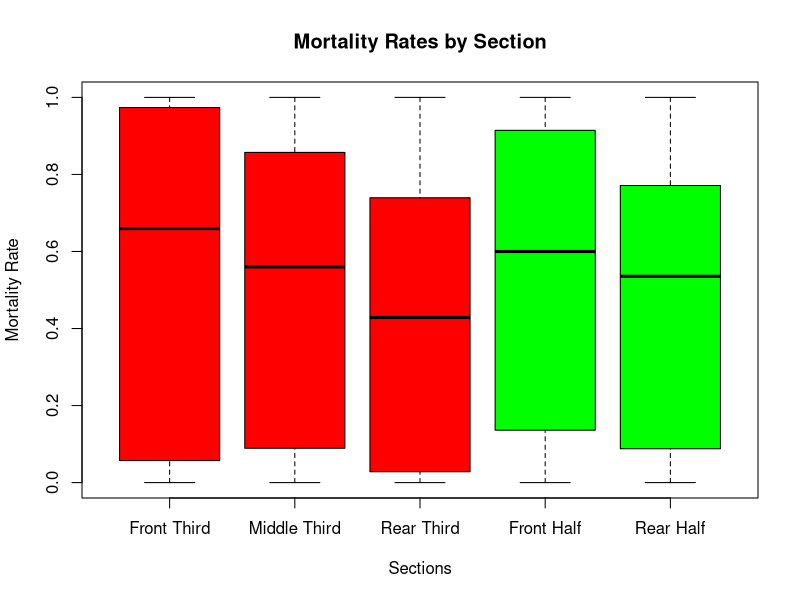
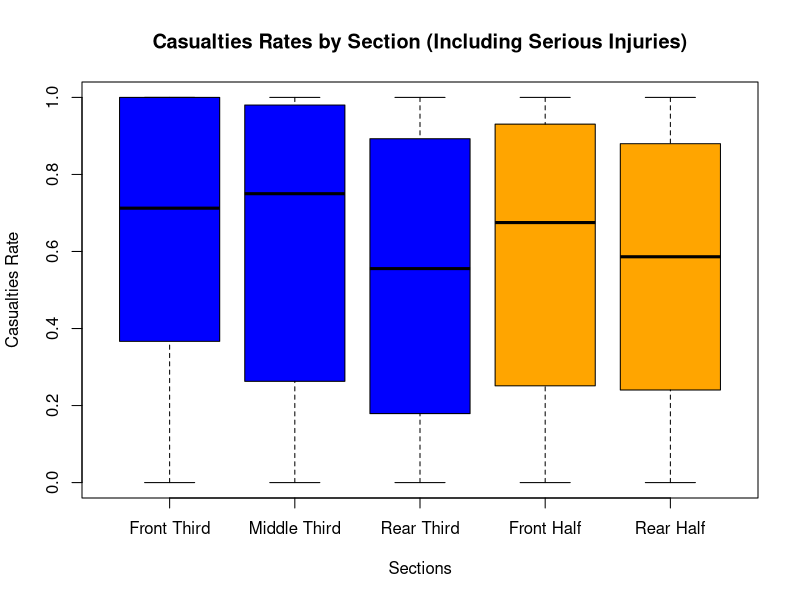
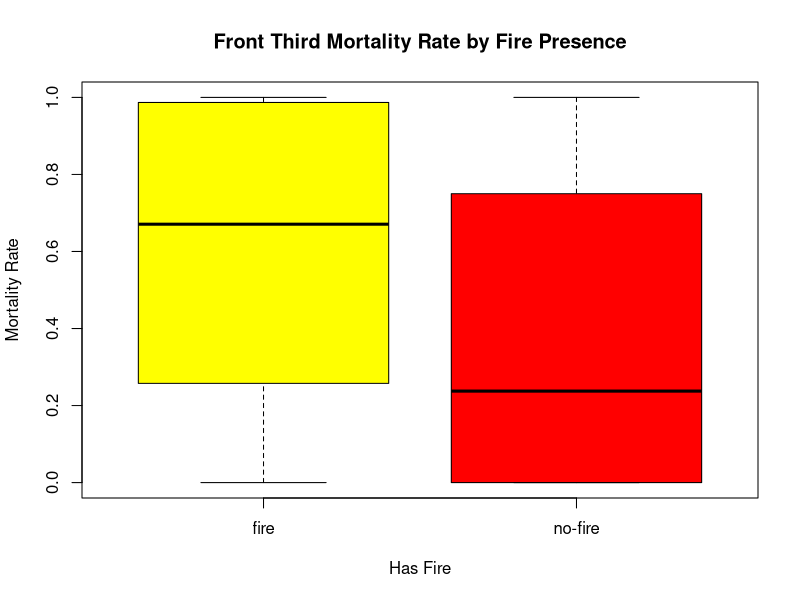
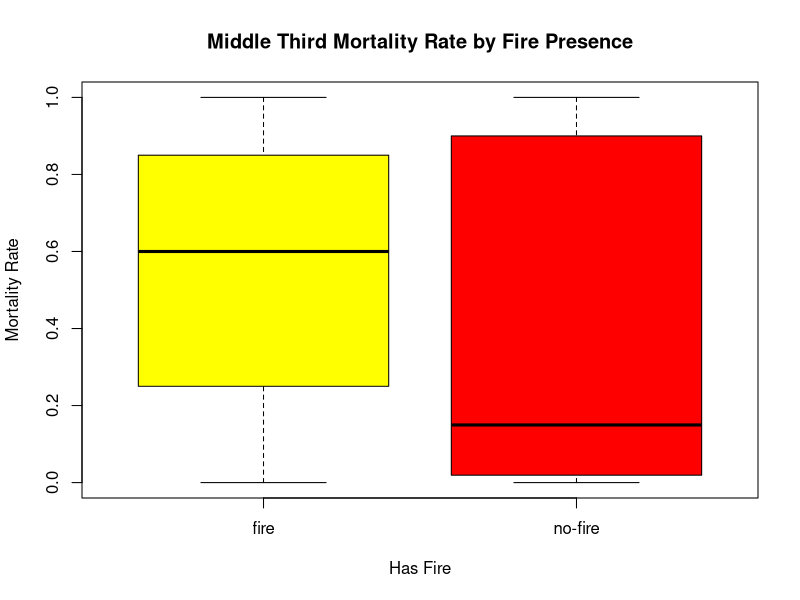
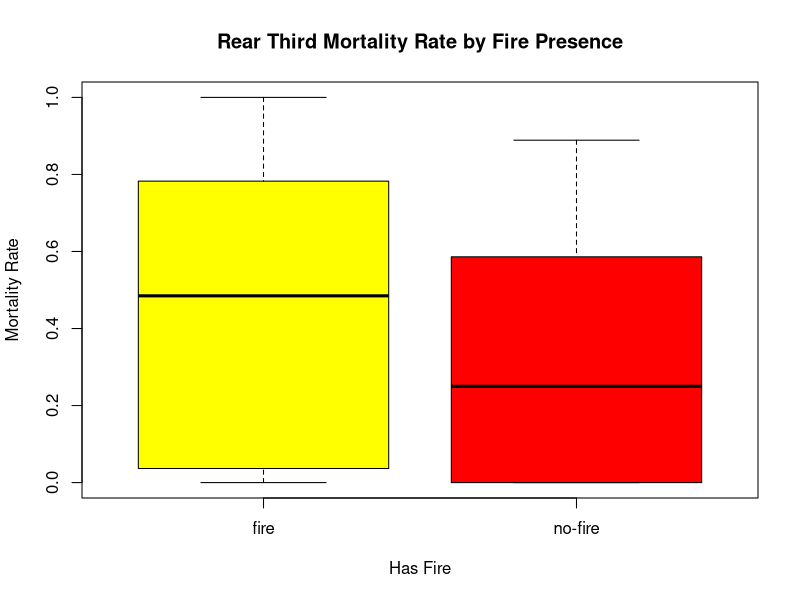
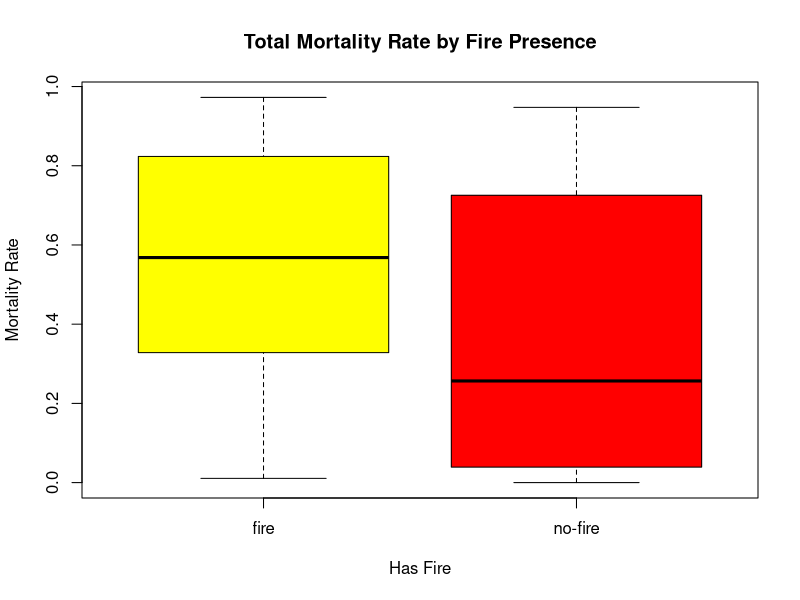
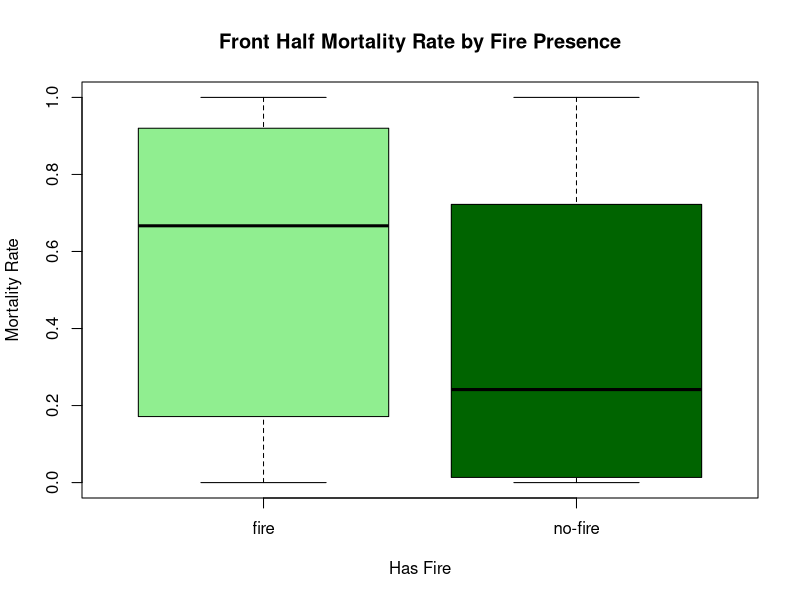
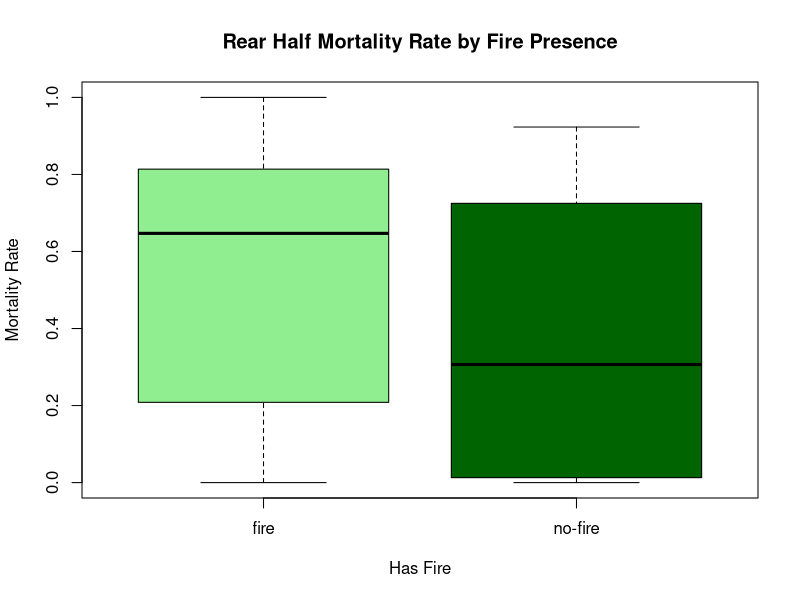

Here is the R script that generated these plots, in order:
## ---- chunk 1
knitr::opts_chunk$set(echo = TRUE)
## ---- chunk 2

data <- read.csv("AllCREEP_cleaned.csv")
# trasform the variables that are categorical into factors
data$fonte <- as.factor(data$fonte)
data$PhaseOfFlight <- as.factor(data$PhaseOfFlight)
data$Time <- as.factor(data$Time)
data$Place <- as.factor(data$Place)
data$HasFire <- as.factor(data$HasFire)
data$Environment <- as.factor(data$Environment)
data$Energy_absorption <- as.factor(data$Energy_absorption)





str(data)
summary(data)
#> data <- read.csv("Aerei_Final.csv")
## 'data.frame': 47 obs. of 26 variables:
## $ Airline : chr "Singapore Airlines" "British Airtours" "British Midland" "China Airlines"
## $ NumVolo : int 6 28 92 120 123 129 140 148 191 204 ...
## $ X1.terzo.lievi : int 17 36 0 0 0 4 0 0 0 3 ...
## $ X1.terzo.gravi : int 2 0 11 0 0 0 0 0 0 0 ...
## $ X1.terzo.morti : int 15 0 22 0 136 14 18 16 55 33 ...
## $ X2.terzo.lievi : int 1 30 4 5 0 5 7 1 0 25 ...
## $ X2.terzo.gravi : int 15 0 30 0 0 0 0 0 8 0 ...
## $ X2.terzo.morti : int 64 16 13 8 214 60 139 34 51 1 ...
## $ X3.terzo.lievi : int 26 10 0 5 36 24 0 8 10 29 ...
## $ X3.terzo.gravi : int 17 0 27 0 0 0 0 0 7 0 ...
## $ X3.terzo.morti : int 0 36 11 21 109 43 91 30 16 0 ...
## $ X1.meta.lievi : int 17 56 32 3 0 7 7 1 0 7 ...
## $ X1.meta.gravi : int 3 0 0 0 0 0 0 0 1 0 ...
## $ X1.meta.morti : int 41 8 34 6 226 23 95 36 79 35 ...
## $ X2.meta.lievi : int 26 20 39 7 4 26 0 7 10 46 ...
## $ X2.meta.gravi : int 31 0 0 0 0 0 0 0 14 0 ...
## $ X2.meta.morti : int 34 44 13 23 225 90 145 46 48 0 ...
## $ fonte : chr "W" "W" "W" "W" ...
## $ PhaseOfFlight : chr "Takeoff" "Takeoff" "Landing" "Landing" ...
## $ Time : chr "Night" "Day" "Night" "Day" ...
2
## $ Place : chr "Airport " "Outside" "Outside" "Airport " ...
## $ HasFire : chr "Fire" "Fire" "Fire" "Fire" ...
## $ Crushed_fuselage : int 1 1 1 1 1 1 1 1 1 1 ...
## $ Restraint_intact : int 0 0 0 1 0 0 0 0 0 0 ...
## $ Environment : chr "dangerous" "dangerous" "dangerous" "clear" ...
## $ Energy_absorption: chr "nogear" "nogear" "gear" "nogear"
                                                                            
                    
## ---- chunk 3
# add a colum of # of seat for each airplain section

data$X1.third.total <- data$X1.terzo.lievi + data$X1.terzo.gravi + data$X1.terzo.morti
data$X2.third.total <- data$X2.terzo.lievi + data$X2.terzo.gravi + data$X2.terzo.morti
data$X3.third.total <- data$X3.terzo.lievi + data$X3.terzo.gravi + data$X3.terzo.morti
data$X1.half.total <- data$X1.meta.lievi + data$X1.meta.gravi + data$X1.meta.morti
data$X2.half.total <- data$X2.meta.lievi + data$X2.meta.gravi + data$X2.meta.morti

str(data)
summary(data)

# now make a colum of mortality rate for each section

data$X1.third.mortality.rate <- data$X1.terzo.morti / data$X1.third.total
data$X2.third.mortality.rate <- data$X2.terzo.morti / data$X2.third.total
data$X3.third.mortality.rate <- data$X3.terzo.morti / data$X3.third.total
data$X1.half.mortality.rate <- data$X1.meta.morti / data$X1.half.total
data$X2.half.mortality.rate <- data$X2.meta.morti / data$X2.half.total



head(data)

## ---- chunk 4
## Plot mortality rates as scatter plots for each section
## they must be separated on the x axis by group

boxplot(data$X1.third.mortality.rate, 
  data$X2.third.mortality.rate, 
  data$X3.third.mortality.rate, 
  data$X1.half.mortality.rate, 
  data$X2.half.mortality.rate, 
  names = c("Front Third", "Middle Third", "Rear Third", "Front Half", "Rear Half"),
  main = "Mortality Rates by Section",
  ylab = "Mortality Rate",
  xlab = "Sections",
  col = c("red", "red", "red", "green", "green"))

## ---- chunk 5
# Perform ANOVA to test if there are significant differences in mortality rates between sections (only  thirds)
mortality_data <- data.frame(
  Section = rep(c("Front Third", "Middle Third", "Rear Third"), each = nrow(data)),
  MortalityRate = c(data$X1.third.mortality.rate, data$X2.third.mortality.rate, data$X3.third.mortality.rate)
)
str(mortality_data)
mortality_data$Section <- as.factor(mortality_data$Section)

anova_result <- aov(MortalityRate ~ Section, data = mortality_data)
summary(anova_result)

library(multcomp)

test_result <- glht(anova_result, linfct = mcp(Section = "Tukey"))
summary(test_result)

#half sections
mortality_data_half <- data.frame(
  Section = rep(c("Front Half", "Rear Half"), each = nrow(data)),
  MortalityRate = c(data$X1.half.mortality.rate, data$X2.half.mortality.rate)
)
anova_result_half <- aov(MortalityRate ~ Section, data = mortality_data_half)
summary(anova_result_half)


#try using non-parametric test if ANOVA assumptions are not met
kruskal_result <- kruskal.test(MortalityRate ~ Section, data = mortality_data)
kruskal_result_half <- kruskal.test(MortalityRate ~ Section, data = mortality_data_half)
kruskal_result
kruskal_result_half

#oneway test

oneway_result <- oneway.test(MortalityRate ~ Section, data = mortality_data, var.equal = FALSE)
oneway_result_half <- oneway.test(MortalityRate ~ Section, data = mortality_data_half, var.equal = FALSE)
oneway_result
oneway_result_half

## ---- chunk 6
# now we do the same thing but considering the "gravi" as casualties too

data$X1.casualties_rate_new <- (data$X1.terzo.morti + data$X1.terzo.gravi) / data$X1.third.total
data$X2.casualties_rate_new <- (data$X2.terzo.morti + data$X2.terzo.gravi) / data$X2.third.total
data$X3.casualties_rate_new <- (data$X3.terzo.morti + data$X3.terzo.gravi) / data$X3.third.total
data$X1.half.casualties_rate_new <- (data$X1.meta.morti + data$X1.meta.gravi) / data$X1.half.total
data$X2.half.casualties_rate_new <- (data$X2.meta.morti + data$X2.meta.gravi) / data$X2.half.total

head(data)


# Plot new casualties rates as scatter plots for each section
boxplot(data$X1.casualties_rate_new, 
  data$X2.casualties_rate_new, 
  data$X3.casualties_rate_new, 
  data$X1.half.casualties_rate_new, 
  data$X2.half.casualties_rate_new, 
  names = c("Front Third", "Middle Third", "Rear Third", "Front Half", "Rear Half"),
  main = "Casualties Rates by Section (Including Serious Injuries)",
  ylab = "Casualties Rate",
  xlab = "Sections",
  col = c("blue", "blue", "blue", "orange", "orange"))  

## ---- chunk 7
# Perform ANOVA to test if there are significant differences in casualties rates between sections (only thirds)
casualties_data <- data.frame(
  Section = rep(c("Front Third", "Middle Third", "Rear Third"), each = nrow(data)),
  CasualtiesRate = c(data$X1.casualties_rate_new, data$X2.casualties_rate_new, data$X3.casualties_rate_new) 
)
anova_casualties_result <- aov(CasualtiesRate ~ Section, data = casualties_data)
summary(anova_casualties_result)

#half sections
casualties_data_half <- data.frame(
  Section = rep(c("Front Half", "Rear Half"), each = nrow(data)),
  CasualtiesRate = c(data$X1.half.casualties_rate_new, data$X2.half.casualties_rate_new) 
)
anova_casualties_result_half <- aov(CasualtiesRate ~ Section, data = casualties_data_half)
summary(anova_casualties_result_half) 

#try using non-parametric test if ANOVA assumptions are not met
kruskal_casualties_result <- kruskal.test(CasualtiesRate ~ Section, data = casualties_data)
kruskal_casualties_result_half <- kruskal.test(CasualtiesRate ~ Section, data = casualties_data_half)
kruskal_casualties_result
kruskal_casualties_result_half

#oneway test
oneway_casualties_result <- oneway.test(CasualtiesRate ~ Section, data = casualties_data, var.equal = FALSE)
oneway_casualties_result_half <- oneway.test(CasualtiesRate ~ Section, data = casualties_data_half, var.equal = FALSE)
oneway_casualties_result
oneway_casualties_result_half


## ---- chunk 8
# t.test only the fisrts third against the rears third
t_test_result <- t.test(data$X1.third.mortality.rate, data$X3.third.mortality.rate, var.equal = FALSE)
t_test_result

#use non-parametric test if t-test assumptions are not met
wilcox_test_result <- wilcox.test(data$X1.third.mortality.rate, data$X3.third.mortality.rate)
wilcox_test_result

## ---- chunk 9
# now we want to test if there is a difference in mortality rate based on the other variables
# PhaseOfFlight, Time, Place, HasFire
# using the total mortality rate, only deaths, do this for evwey third

out <- lm(data$X1.third.mortality.rate ~ data$PhaseOfFlight + data$Time + data$Place + data$HasFire + data$Environment + data$Energy_absorption + data$Crushed_fuselage + data$Restraint_intact)
summary(out)

##simpify the model susins stepwise regression

out_simple <- step(out)
summary(out_simple)

out_2 <- lm(data$X2.third.mortality.rate ~ data$PhaseOfFlight + data$Time + data$Place + data$HasFire + data$Environment + data$Energy_absorption + data$Crushed_fuselage + data$Restraint_intact)
summary(out_2)

out_2_simple <- step(out_2)
summary(out_2_simple)

out_3 <- lm(data$X3.third.mortality.rate ~ data$PhaseOfFlight + data$Time + data$Place + data$HasFire + data$Environment + data$Energy_absorption + data$Crushed_fuselage + data$Restraint_intact)
summary(out_3)

out_3_simple <- step(out_3)
summary(out_3_simple)


#plot the mortality rates based on HasFire
boxplot(data$X1.third.mortality.rate ~ data$HasFire,
        main = "Front Third Mortality Rate by Fire Presence",
        xlab = "Has Fire",
        ylab = "Mortality Rate",
        col = c("yellow", "red"))

boxplot(data$X2.third.mortality.rate ~ data$HasFire,
        main = "Middle Third Mortality Rate by Fire Presence",
        xlab = "Has Fire",
        ylab = "Mortality Rate",
        col = c("yellow", "red")) 

boxplot(data$X3.third.mortality.rate ~ data$HasFire,
        main = "Rear Third Mortality Rate by Fire Presence",
        xlab = "Has Fire",
        ylab = "Mortality Rate",
        col = c("yellow", "red")) 

#and full plane mortality rate
data$Total.mortality.rate <- (data$X1.terzo.morti + data$X2.terzo.morti + data$X3.terzo.morti) / (data$X1.third.total + data$X2.third.total + data$X3.third.total)

boxplot(data$Total.mortality.rate ~ data$HasFire,
        main = "Total Mortality Rate by Fire Presence",
        xlab = "Has Fire",
        ylab = "Mortality Rate",
        col = c("yellow", "red"))

# now for the halves
out_half_1 <- lm(data$X1.half.mortality.rate ~ data$PhaseOfFlight + data$Time + data$Place + data$HasFire + data$Environment + data$Energy_absorption + data$Crushed_fuselage + data$Restraint_intact)
summary(out_half_1)

#simplify the model using stepwise regression
out_half_1_simple <- step(out_half_1 , direction = "both", trace = 0)
summary(out_half_1_simple)


out_half_2 <- lm(data$X2.half.mortality.rate ~ data$PhaseOfFlight + data$Time + data$Place + data$HasFire + data$Environment + data$Energy_absorption + data$Crushed_fuselage + data$Restraint_intact)
summary(out_half_2)

#simplify the model using stepwise regression
out_half_2_simple <- step(out_half_2 , direction = "both", trace = 0)
summary(out_half_2_simple)


#boxplots for halves
boxplot(data$X1.half.mortality.rate ~ data$HasFire,
        main = "Front Half Mortality Rate by Fire Presence",
        xlab = "Has Fire",    
        ylab = "Mortality Rate",
        col = c("lightgreen", "darkgreen"))

boxplot(data$X2.half.mortality.rate ~ data$HasFire,
        main = "Rear Half Mortality Rate by Fire Presence",
        xlab = "Has Fire",
        ylab = "Mortality Rate",
        col = c("lightgreen", "darkgreen")) 



############################################################

#same analysis but using glm with binomial family

out_glm <- glm(cbind(data$X1.terzo.morti, data$X1.third.total - data$X1.terzo.morti) ~ data$PhaseOfFlight + data$Time + data$Place + data$HasFire + data$Environment + data$Energy_absorption + data$Crushed_fuselage + data$Restraint_intact, family = binomial)

summary(out_glm)
out_glm_simple <- step(out_glm, direction = "both", trace = 0)
summary(out_glm_simple)

out_glm_2 <- glm(cbind(data$X2.terzo.morti, data$X2.third.total - data$X2.terzo.morti) ~ data$PhaseOfFlight + data$Time + data$Place + data$HasFire + data$Environment + data$Energy_absorption + data$Crushed_fuselage + data$Restraint_intact, family = binomial)

summary(out_glm_2)
out_glm_2_simple <- step(out_glm_2, direction = "both", trace = 0)
summary(out_glm_2_simple)

out_glm_3 <- glm(cbind(data$X3.terzo.morti, data$X3.third.total - data$X3.terzo.morti) ~ data$PhaseOfFlight + data$Time + data$Place + data$HasFire + data$Environment + data$Energy_absorption + data$Crushed_fuselage + data$Restraint_intact, family = binomial)

summary(out_glm_3)
out_glm_3_simple <- step(out_glm_3, direction = "both", trace = 0)
summary(out_glm_3_simple)

# now for the halves
out_glm_half_1 <- glm(cbind(data$X1.meta.morti, data$X1.half.total - data$X1.meta.morti) ~ data$PhaseOfFlight + data$Time + data$Place + data$HasFire + data$Environment + data$Energy_absorption + data$Crushed_fuselage + data$Restraint_intact, family = binomial)
summary(out_glm_half_1)

out_glm_half_1_simple <- step(out_glm_half_1 , direction = "both", trace = 0)
summary(out_glm_half_1_simple)

out_glm_half_2 <- glm(cbind(data$X2.meta.morti, data$X2.half.total - data$X2.meta.morti) ~ data$PhaseOfFlight + data$Time + data$Place + data$HasFire + data$Environment + data$Energy_absorption + data$Crushed_fuselage + data$Restraint_intact, family = binomial)
summary(out_glm_half_2)
out_glm_half_2_simple <- step(out_glm_half_2 , direction = "both", trace = 0)
summary(out_glm_half_2_simple)



## ---- chunk 10
#same lm analysis but considering casualties (deaths + serious injuries)
out_casualties <- lm(data$X1.casualties_rate_new ~ data$PhaseOfFlight + data$Time + data$Place + data$HasFire + data$Environment + data$Energy_absorption + data$Crushed_fuselage + data$Restraint_intact)
summary(out_casualties)

#simpify the model susins stepwise regression 
out_casualties_simple <- step(out_casualties, direction = "both", trace = 0)
summary(out_casualties_simple)

out_casualties_2 <- lm(data$X2.casualties_rate_new ~ data$PhaseOfFlight + data$Time + data$Place + data$HasFire + data$Environment + data$Energy_absorption + data$Crushed_fuselage + data$Restraint_intact)
summary(out_casualties_2)

out_casualties_2_simple <- step(out_casualties_2, direction = "both", trace = 0)
summary(out_casualties_2_simple)

out_casualties_3 <- lm(data$X3.casualties_rate_new ~ data$PhaseOfFlight + data$Time + data$Place + data$HasFire + data$Environment + data$Energy_absorption + data$Crushed_fuselage + data$Restraint_intact)
summary(out_casualties_3)

out_casualties_3_simple <- step(out_casualties_3, direction = "both", trace = 0)
summary(out_casualties_3_simple)

# now for the halves
out_casualties_half_1 <- lm(data$X1.half.casualties_rate_new ~ data$PhaseOfFlight + data$Time + data$Place + data$HasFire + data$Environment + data$Energy_absorption + data$Crushed_fuselage + data$Restraint_intact)
summary(out_casualties_half_1)

#simplify the model using stepwise regression
out_casualties_half_1_simple <- step(out_casualties_half_1 , direction = "both", trace = 0)
summary(out_casualties_half_1_simple)


out_casualties_half_2 <- lm(data$X2.half.casualties_rate_new ~ data$PhaseOfFlight + data$Time + data$Place + data$HasFire + data$Environment + data$Energy_absorption + data$Crushed_fuselage + data$Restraint_intact)
summary(out_casualties_half_2)
#simplify the model using stepwise regression
out_casualties_half_2_simple <- step(out_casualties_half_2 , direction = "both", trace = 0)
summary(out_casualties_half_2_simple) 




## ---- chunk 11
# now we wnar to study the correlation between the different sections mortality rates
correlation_matrix <- data.frame(
  Front_Third = data$X1.third.mortality.rate,
  Middle_Third = data$X2.third.mortality.rate,
  Rear_Third = data$X3.third.mortality.rate,
  Front_Half = data$X1.half.mortality.rate,
  Rear_Half = data$X2.half.mortality.rate
  
)
correlation_results <- cor(correlation_matrix, use = "complete.obs")
correlation_results

## cor plot
library(corrplot)
corrplot(correlation_results, method = "ellipse", type = "upper", tl.col = "black", tl.srt = 45)

## now study the correlation between the other variables and the total mortality rate
correlation_matrix_2 <- data.frame(
  Total_Mortality_Rate = data$Total.mortality.rate,
  PhaseOfFlight = as.numeric(as.factor(data$PhaseOfFlight)),
  Time = as.numeric(as.factor(data$Time)),
  Place = as.numeric(as.factor(data$Place)),
  HasFire = as.numeric(as.factor(data$HasFire)),
  Environment = as.numeric(as.factor(data$Environment)),
  Energy_absorption = as.numeric(as.factor(data$Energy_absorption)),
  Crushed_fuselage = as.numeric(as.factor(data$Crushed_fuselage)),
  Restraint_intact = as.numeric(as.factor(data$Restraint_intact))
)
correlation_results_2 <- cor(correlation_matrix_2, use = "complete.obs")
correlation_results_2

corrplot(correlation_results_2, method = "ellipse", type = "upper", tl.col = "black", tl.srt = 45)



## ---- chunk 12
accident_data <- read.csv("AllCREEP_cleaned_eng.csv")
str(accident_data)
#
#> str(accident_data)
#'data.frame':   47 obs. of  26 variables:
# $ Airline          : chr  "singapore airlines" "british airtours" "british midland" "china airlines" ...
# $ FlightNum        : int  6 28 92 120 123 129 140 148 191 204 ...
# $ X1.third.minor   : int  17 36 0 0 0 4 0 0 0 3 ...
# $ X1.third.major   : int  2 0 11 0 0 0 0 0 0 0 ...
# $ X1.third.dead    : int  15 0 22 0 136 14 18 16 55 33 ...
# $ X2.third.minor   : int  1 30 4 5 0 5 7 1 0 25 ...
# $ X2.third.major   : int  15 0 30 0 0 0 0 0 8 0 ...
# $ X2.third.dead    : int  64 16 13 8 214 60 139 34 51 1 ...
# $ X3.third.minor   : int  26 10 0 5 36 24 0 8 10 29 ...
# $ X3.third.major   : int  17 0 27 0 0 0 0 0 7 0 ...
# $ X3.third.dead    : int  0 36 11 21 109 43 91 30 16 0 ...
# $ X1.half.minor    : int  17 56 32 3 0 7 7 1 0 7 ...
# $ X1.half.major    : int  3 0 0 0 0 0 0 0 1 0 ...
# $ X1.half.dead     : int  41 8 34 6 226 23 95 36 79 35 ...
# $ X2.half.minor    : int  26 20 39 7 4 26 0 7 10 46 ...
# $ X2.half.major    : int  31 0 0 0 0 0 0 0 14 0 ...
# $ X2.half.dead     : int  34 44 13 23 225 90 145 46 48 0 ...
# $ DataOrigin       : chr  "w" "w" "w" "w" ...
# $ PhaseOfFlight    : chr  "takeoff" "takeoff" "landing" "landing" ...
# $ Time             : chr  "night" "day" "night" "day" ...
# $ Place            : chr  "airport" "outside" "outside" "airport" ...
# $ HasFire          : chr  "fire" "fire" "fire" "fire" ...
# $ CrushedFuselage : int  1 1 1 1 1 1 1 1 1 1 ...
# $ RestraintIntact : int  0 0 0 1 0 0 0 0 0 0 ...
# $ Environment      : chr  "dangerous" "dangerous" "dangerous" "clear" ...
# $ EnergyAbsorption: chr  "nogear" "nogear" "gear" "nogear" ...
#> 
#
## ---- chunk 13
# add a colum of # of passengers for each airplain section
accident_data <- within(accident_data, {
  X2.half.total  <- X2.half.minor  + X2.half.major  + X2.half.dead
  X1.half.total  <- X1.half.minor  + X1.half.major  + X1.half.dead
  X3.third.total <- X3.third.minor + X3.third.major + X3.third.dead
  X2.third.total <- X2.third.minor + X2.third.major + X2.third.dead
  X1.third.total <- X1.third.minor + X1.third.major + X1.third.dead
})

# now we transform the variables that are categorical into factors
factor_cols <- c("PhaseOfFlight", "Time", "Place", "HasFire", "Environment", 
                 "EnergyAbsorption", "CrushedFuselage", "RestraintIntact")

accident_data[factor_cols] <- lapply(accident_data[factor_cols], as.factor)
## ---- chunk 14
accident_data <- within(accident_data, {
  X1.third.mortality.rate <- X1.third.dead / X1.third.total
  X2.third.mortality.rate <- X2.third.dead / X2.third.total
  X3.third.mortality.rate <- X3.third.dead / X3.third.total
  X1.half.mortality.rate  <- X1.half.dead  / X1.half.total
  X2.half.mortality.rate  <- X2.half.dead  / X2.half.total
})
## ---- chunk 15
with(accident_data, {
  boxplot(X1.third.mortality.rate, 
          X2.third.mortality.rate, 
          X3.third.mortality.rate, 
          X1.half.mortality.rate, 
          X2.half.mortality.rate, 
          names = c("Front Third", "Middle Third", "Rear Third", "Front Half", "Rear Half"),
          main = "Mortality Rates by Section",
          ylab = "Mortality Rate",
          xlab = "Sections",
          col = c("red", "red", "red", "green", "green"),
          cex.axis = 0.9)
})
## ---- chunk 16
# shapiro test for normality, p-value extrated and lableled
shapiro_results <- data.frame(
  Section = c("Front Third", "Middle Third", "Rear Third", "Front Half", "Rear Half"),
  P_Value = c(
    shapiro.test(accident_data$X1.third.mortality.rate)$p.value,
    shapiro.test(accident_data$X2.third.mortality.rate)$p.value,
    shapiro.test(accident_data$X3.third.mortality.rate)$p.value,
    shapiro.test(accident_data$X1.half.mortality.rate)$p.value,
    shapiro.test(accident_data$X2.half.mortality.rate)$p.value
  )
)
shapiro_results
## ---- chunk 17
par(mfrow = c(3, 2))

colums <- c("X1.third.mortality.rate","X2.third.mortality.rate" ,"X3.third.mortality.rate") 

for( c in colums){
  hist(accident_data[[c]],
       main = paste("Histogram of", gsub("\\.", " ", c)),
       xlab = "Mortality Rate",
       col = "darkgreen",
       border = "black",
       breaks = 100)
}

##histogram for total mortality rate
hist((accident_data$X1.third.dead + accident_data$X2.third.dead + accident_data$X3.third.dead) / 
       (accident_data$X1.third.total + accident_data$X2.third.total + accident_data$X3.third.total),
     main = "Histogram of Total Mortality Rate",
     xlab = "Mortality Rate",
     col = "purple",
     border = "black",
     breaks = 100)

# check for value ==1 or value ==0 of the total mortality rate
accident_data$Total.mortality.rate <- (accident_data$X1.third.dead + accident_data$X2.third.dead + accident_data$X3.third.dead) / 
  (accident_data$X1.third.total + accident_data$X2.third.total + accident_data$X3.third.total)
#sum(accident_data$Total.mortality.rate == 1) # 0
#sum(accident_data$Total.mortality.rate == 0) # 1





colums_half <- c("X1.half.mortality.rate","X2.half.mortality.rate")
for( c in colums_half){
  hist(accident_data[[c]],
       main = paste("Histogram of", gsub("\\.", " ", c)),
       xlab = "Mortality Rate",
       col = "orange",
       border = "black",
       breaks = 100)
}

library(corrplot)

# 1. Setup Data
correlation_matrix <- data.frame(
  Front_Third = accident_data$X1.third.mortality.rate,
  Middle_Third = accident_data$X2.third.mortality.rate,
  Rear_Third = accident_data$X3.third.mortality.rate,
  Total_Mortality_Rate = accident_data$Total.mortality.rate
)

# 2. Create the Color Gradient Logic
# Create a palette generator that goes from Green -> Red
rbPal <- colorRampPalette(c("green", "red"))

# Map the Total_Mortality_Rate variable to 100 bins (shades of color)
# 'cut' divides the numeric range into intervals, returning the index (1-100)
# We use that index to pick the specific color from rbPal
point_colors <- rbPal(2)[as.numeric(cut(correlation_matrix$Total_Mortality_Rate, breaks = 2))]

# 3. Plot
scatterplot_matrix <- function(data) {
  pairs(data, 
        main = "Scatterplot Matrix of Mortality Rates",
        pch = 19, 
        # Pass the vector of colors we created
        col = point_colors,
        lower.panel = NULL) 
}

scatterplot_matrix(correlation_matrix)
## ---- chunk 18
# Kruskal-Wallis test for differences in mortality rates between sections (only thirds)
mortality_data_third <- data.frame(
  SectionThird = rep(c("Front Third", "Middle Third", "Rear Third"), each = nrow(accident_data)),
  MortalityRateThird = c(accident_data$X1.third.mortality.rate, 
                    accident_data$X2.third.mortality.rate, 
                    accident_data$X3.third.mortality.rate)
)

kruskal_result_third <- kruskal.test(MortalityRateThird ~ SectionThird, data = mortality_data_third)
kruskal_result_third

# Kruskal-Wallis test for differences in mortality rates between sections (only halves)
mortality_data_half <- data.frame(
  SectionHalf = rep(c("Front Half", "Rear Half"), each = nrow(accident_data)),
  MortalityRateHalf = c(accident_data$X1.half.mortality.rate, 
                    accident_data$X2.half.mortality.rate)
)

kruskal_result_half <- kruskal.test(MortalityRateHalf ~ SectionHalf, data = mortality_data_half)
kruskal_result_half
## ---- chunk 19
### test glm with binomial family to see the effect of other variables on mortality rate for each section

## also print the varius confidence intervals for the coefficients, and trasform them into odds ratios
glm_third_1 <- glm(cbind(accident_data$X1.third.dead, accident_data$X1.third.total - accident_data$X1.third.dead) ~ 
                     #accident_data$PhaseOfFlight + 
                     #accident_data$Time + 
                     #accident_data$Place + 
                     accident_data$HasFire + 
                     #accident_data$Environment + 
                     accident_data$EnergyAbsorption + 
                     accident_data$CrushedFuselage + 
                     accident_data$RestraintIntact, 
                   family = quasibinomial(link = "logit"))

glm_third_2 <- glm(cbind(accident_data$X2.third.dead, accident_data$X2.third.total - accident_data$X2.third.dead) ~ 
                     #accident_data$PhaseOfFlight + 
                     #accident_data$Time + 
                     #accident_data$Place + 
                     accident_data$HasFire + 
                     #accident_data$Environment + 
                     accident_data$EnergyAbsorption + 
                     accident_data$CrushedFuselage + 
                     accident_data$RestraintIntact, 
                   family = quasibinomial(link = "logit"))

glm_third_3 <- glm(cbind(accident_data$X3.third.dead, accident_data$X3.third.total - accident_data$X3.third.dead) ~ 
                     #accident_data$PhaseOfFlight + 
                     #accident_data$Time + 
                     #accident_data$Place + 
                     accident_data$HasFire + 
                     #accident_data$Environment + 
                     accident_data$EnergyAbsorption + 
                     accident_data$CrushedFuselage + 
                     accident_data$RestraintIntact, 
                   family = quasibinomial(link = "logit"))

# now try to model the total mortality rate

glm_total <- glm(cbind(accident_data$X1.third.dead + accident_data$X2.third.dead + accident_data$X3.third.dead, 
                       accident_data$X1.third.total + accident_data$X2.third.total + accident_data$X3.third.total - 
                         (accident_data$X1.third.dead + accident_data$X2.third.dead + accident_data$X3.third.dead)) ~ 
                   #accident_data$PhaseOfFlight + 
                   #accident_data$Time + 
                   #accident_data$Place + 
                   accident_data$HasFire + 
                   #accident_data$Environment + 
                   accident_data$EnergyAbsorption + 
                   accident_data$CrushedFuselage + 
                   accident_data$RestraintIntact, 
                 family = quasibinomial(link = "logit"))

## ---- chunk 20
summary(glm_third_1)
summary(glm_third_2)
summary(glm_third_3)
summary(glm_total)
## ---- chunk 21
x <- rnorm(1000)
hist(x)
